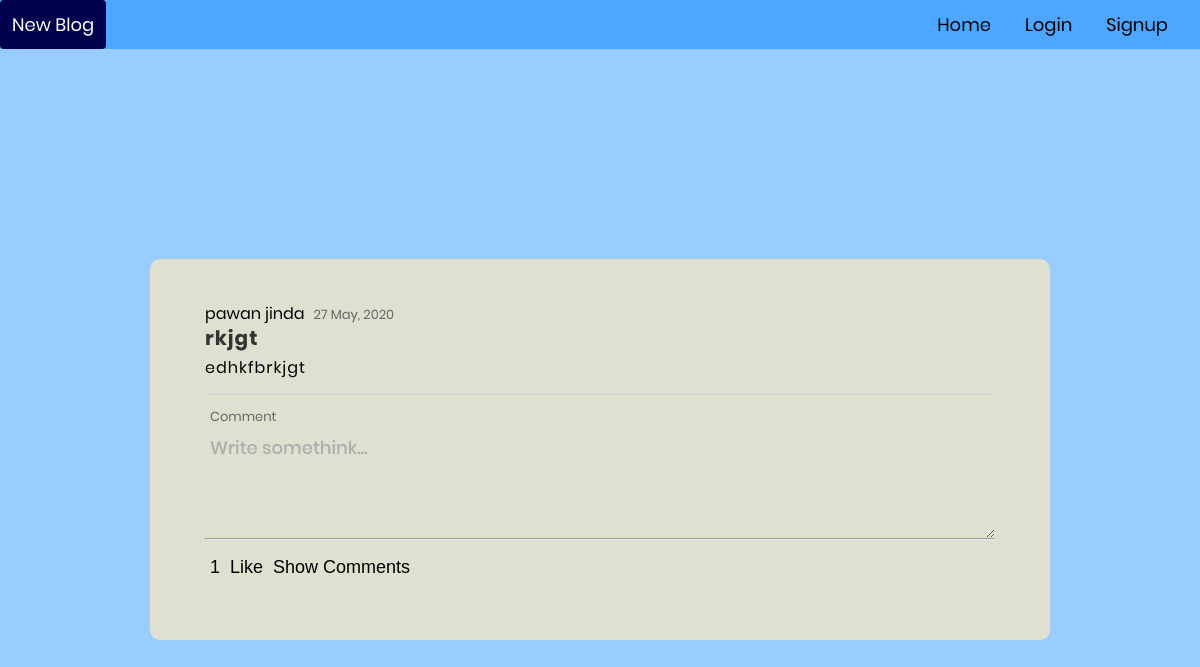
Page /post/6/ on the committed database.
### blog/models.py (models this page shows, shortened)
class Post(models.Model):
	author= models.ForeignKey(User, on_delete=models.CASCADE)
	title= models.TextField()
	content=models.TextField()
	likes=models.ManyToManyField(User, related_name='likes')
	create_date=models.DateTimeField(auto_now_add= True)
	def datecreated(self):
		return self.create_date.strftime('%d %b, %Y')
	def total_likes(self):
		return self.likes.count()

### blog/views.py (the view)
# urls.py: path('post/<int:pk>/', views.Perma.as_view(), name='onepost'),
class Perma(TemplateView):
	def get(self,request, pk):
		obj= Post.objects.filter(pk=pk).first()
		cmnts=Comment.objects.filter(post=obj).first()
		if cmnts:
			cmnts=True
		user=request.user
		if user.is_authenticated:
			return render(request, "blog/perma.html",{'post':obj,'user':user,'cmnts':cmnts})
		else:
			return render(request, "blog/perma.html",{'post':obj})

### blog/templates/blog/perma.html (shortened to what this page needs)
{% extends 'blog/home.html' %}
{% load static %}
{% block content %}
<div class="limiter">
  <div class="container-login100">
  <div class="wrap-contact101">
    {{post.author.first_name}} {{post.author.last_name}}
    <span class="label-input100">
    {{post.datecreated}}
    </span>
    <br>
    <span class="contact100-form-title">
        {{post.title | safe }}
    </span>
    <div class="wrap-input100" >
      <div class="">
        {{post.content | safe }}
      </div>
    </div>
    <form method ="post">
    <div class="wrap-input101" >
      <span class="label-input100">Comment</span>
      <textarea class="input100" id="x2" name="msg" placeholder="Write somethink..." ></textarea>
      <hr>
    </div>
    </form>
    <div class="l-c-section">
      <span class="newp">
        <button id="total_likes">
          {{post.total_likes}}
        </button>
        <button type="button" id="like" >Like</button>
      </span>
      <span>
      <button id="comments">Show Comments</button>
    </span>
    </div>
  </div>
</div>
</div>
{% endblock %}

### blog/static/blog/main.css (style rules this page uses)
* { box-sizing: border-box; }
.l-c-section { overflow: hidden; margin-top: 10px; margin-bottom: 10px; }
.l-c-section button { float: left; color: black; text-align: center; padding: 5px; text-decoration: none; font-size: 18px; line-height: 25px; line-width: 100%; border-radius: 4px; }
#total_likes { background: #e0e0d1; }
* { margin: 0px; padding: 0px; box-sizing: border-box; }
body, html { height: 100%; font-family: Poppins-Regular, sans-serif; }
textarea { outline: none; border: none; }
button { outline: none !important; border: none; background: transparent; }
.limiter { width: 100%; margin: 0 auto; }
.container-login100 { width: 100%; min-height: 100vh; display: -webkit-box; display: -webkit-flex; display: -moz-box; display: -ms-flexbox; display: flex; flex-wrap: wrap; justify-content: center; align-items: center; background-repeat: no-repeat; background-position: center; background-size: cover; background-color:#99ccff }
.wrap-contact101 { width: 900px; height: 100%; overflow-wrap: break-word; background: #e0e0d1; border-radius: 10px; overflow: hidden; padding: 42px 55px 45px 55px; }
.contact100-form-title { display: block; font-family: Poppins-Bold; font-size: 20px; color: #333333; line-height: 1.2; letter-spacing: 1px; text-align: left; padding-bottom: 5px; }
.wrap-input100 { width: 100%; letter-spacing: 1px; position: relative; border-bottom: 2px solid #d9d9d9; padding-bottom: 13px; margin-bottom: 8px; }
.label-input100 { font-family: Poppins-Regular; font-size: 13px; color: #666666; line-height: 1.5; padding-left: 5px; }
.input100 { display: block; width: 100%; background: transparent; font-family: Poppins-Medium; font-size: 18px; color: #333333; line-height: 1.2; padding: 0 5px; }
textarea.input100 { min-height: 110px; padding-top: 9px; padding-bottom: 13px; }

### rows in the picture
Post: author.first_name "pawan", author.last_name "jinda", datecreated "27 May, 2020", title "rkjgt", content "edhkfbrkjgt", total_likes "1"
